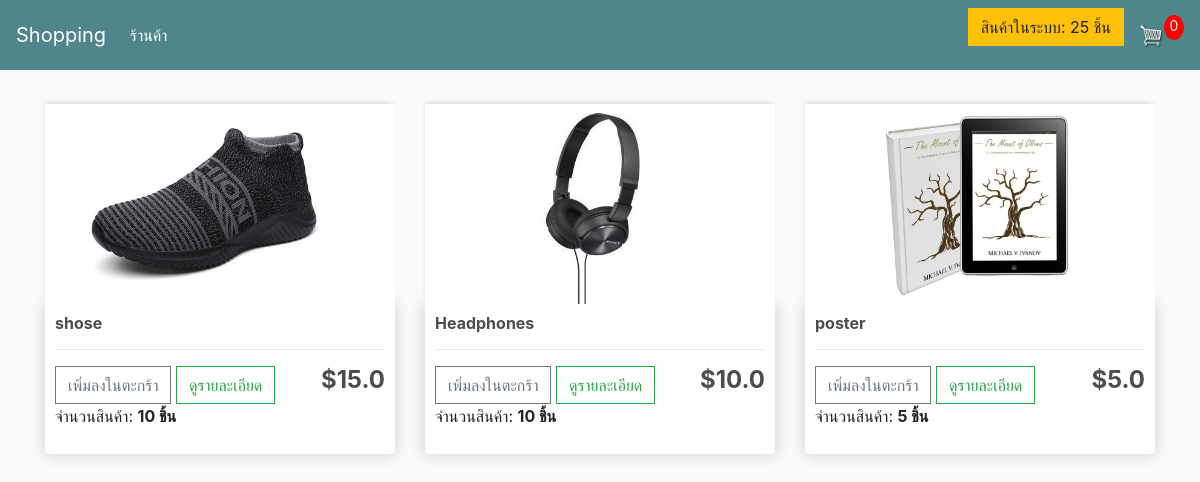
Before: / with the older database file.
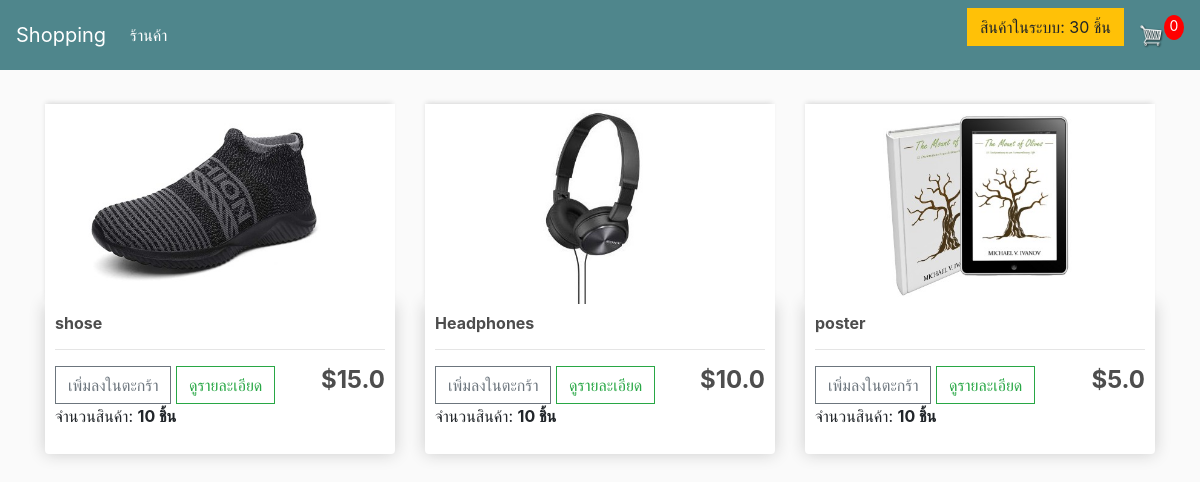
After: the same page with the newer database file.
### store/models.py (models this page shows, shortened)
class Product(models.Model):
    name = models.CharField(max_length=200)
    price = models.FloatField(null=False)  # ราคาของสินค้า
    image = models.ImageField(null=True, blank=True)  # รูปภาพของสินค้า
    digital = models.BooleanField(default=False, null=True, blank=True)  # สินค้าแบบดิจิทัลหรือไม่
    motor = models.ForeignKey(Motor, on_delete=models.SET_NULL, null=True, blank=True)  # การเชื่อมโยงกับมอเตอร์
    motor_rounds = models.IntegerField(default=1)  # จำนวนรอบที่มอเตอร์ต้องหมุน
    stock = models.IntegerField(default=0)
    @property
    def imageURL(self):
        try:
            url = self.image.url
        except:
            url = ''
        return url

### store/views.py (the view)
# urls.py: path('', include('store.urls')),
def store(request):
    data = cartData(request)
    cartItems = data['cartItems']
    products = Product.objects.all()
    total_stock = Product.objects.filter(stock__gt=0).aggregate(Sum('stock'))['stock__sum'] or 0
    return render(request, 'store/store.html', {
        'products': products,
        'cartItems': cartItems,
        'total_stock': total_stock
    })

### store/utils.py (called while the page is built, shortened)
def cookieCart(request):
	try:
		cart = json.loads(request.COOKIES['cart'])
	except:
		cart = {}
		print('CART:', cart)
	items = []
	order = {'get_cart_total': 0, 'get_cart_items': 0, 'shipping': False}
	cartItems = order['get_cart_items']
	return {'cartItems': cartItems, 'order': order, 'items': items}

def cartData(request):
	if request.user.is_authenticated:
		customer = request.user.customer
		order, created = Order.objects.get_or_create(customer=customer, complete=False)
		items = order.orderitem_set.all()
		cartItems = order.get_cart_items
	else:
		cookieData = cookieCart(request)
		cartItems = cookieData['cartItems']
		order = cookieData['order']
		items = cookieData['items']
	return {'cartItems': cartItems, 'order': order, 'items': items}

### store/templates/store/store.html
{% extends 'store/main.html' %}
{% load static %}
{% block content %}
	<div class="row">
		{% for product in products %}
		<div class="col-lg-4">
			<img class="thumbnail" src="{{ product.imageURL }}">
			<div class="box-element product">
				<h6><strong>{{ product.name }}</strong></h6>
				<hr>
				<div style="display: flex; gap:1em; justify-content: space-between;">
					<div>
						{% if product.stock > 0 %}
							<button data-product="{{ product.id }}" data-action="add" class="btn btn-outline-secondary add-btn update-cart">เพิ่มลงในตะกร้า</button>
						{% else %}
							<button class="btn btn-outline-secondary" disabled>สินค้าหมด</button>
						{% endif %}
						<a class="btn btn-outline-success" href="#">ดูรายละเอียด</a>
					</div>
					<h4><strong>${{ product.price }}</strong></h4>
				</div>
				<p>จำนวนสินค้า: <strong>{{ product.stock }} ชิ้น</strong></p>
			</div>
		</div>
		{% endfor %}
	</div>
{% endblock content %}

Changed rows visible on the page:
changed Product "poster": stock "5" → "10"
Other visible differences:
{{ total_stock }}: "25" → "30"
